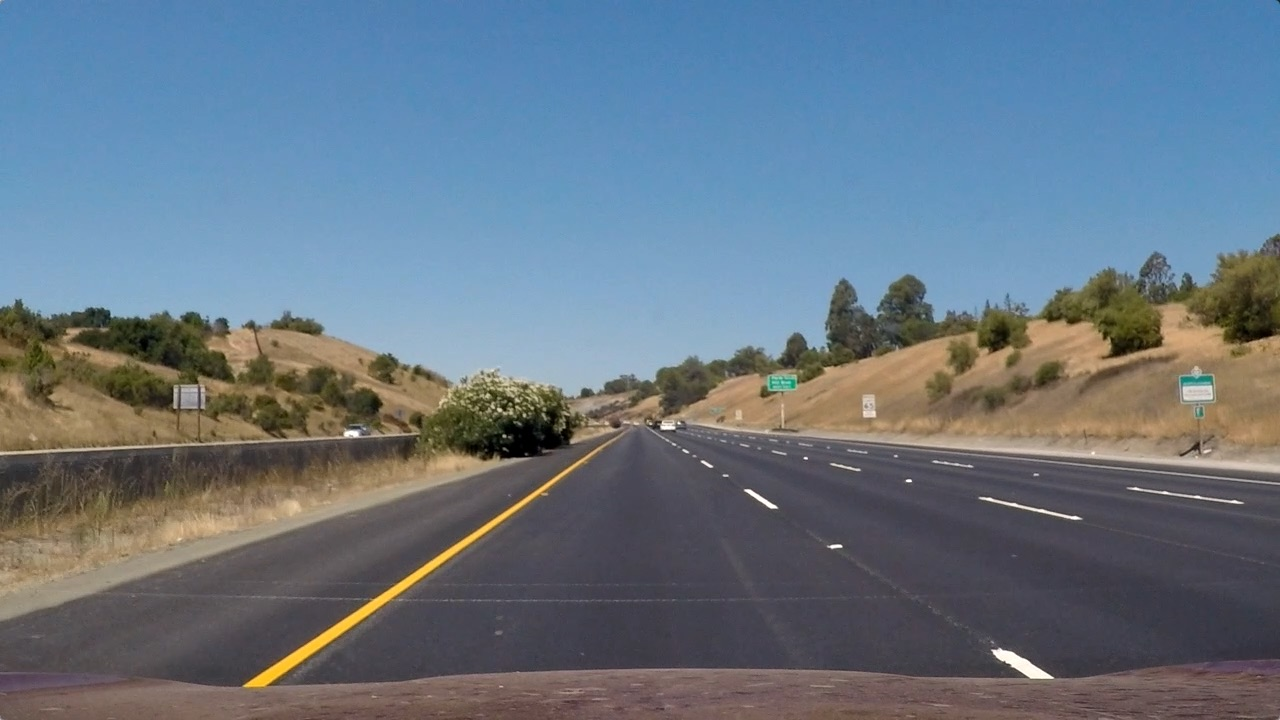
#> input picture term1/CarND-Project4_Advanced-Lane-Lines/test_images/straight_lines1.jpg, 1280 x 720 px
$ jupyter execute combining_gradiant_color.ipynb   (shell and % lines are left out)   (older library calls are emulated)
#> lines starting #> are read from the running program, lines starting #| are printed output that depends on the picture; after the words box and inside, x2 and y2 are one past the last pixel; in counts of white or black regions, pixels touching at a corner belong together
#> further down, image is the input picture: shape (720, 1280, 3); mean R, G, B 103.2, 117.7, 131.2
Camera Calibration with OpenCV
===

### Run the code in the cell below to extract object points and image points for camera calibration.

[cell 1]
import numpy as np
import cv2
import glob
import matplotlib.image as mpimg
import matplotlib.pyplot as plt

[cell 2]
def abs_sobel_thresh_hsv(img, orient='x', sobel_kernel=3, sx_thresh=(0, 255)):
    # Convert
    hsv = cv2.cvtColor(img, cv2.COLOR_RGB2HSV).astype(np.float)
    v_channel = hsv[:,:,2]
    # Apply x or y gradient with the OpenCV Sobel() function
    # and take the absolute value
    sobelx = cv2.Sobel(v_channel, cv2.CV_64F, 1, 0) # Take the derivative in x
    abs_sobelx = np.absolute(sobelx) # Absolute x derivative to accentuate lines away from horizontal
    scaled_sobel = np.uint8(255*abs_sobelx/np.max(abs_sobelx))

    # Threshold x gradient
    sxbinary = np.zeros_like(scaled_sobel)
    sxbinary[(scaled_sobel >= sx_thresh[0]) & (scaled_sobel <= sx_thresh[1])] = 1

    # Return the result
    return sxbinary

[cell 3]
def abs_sobel_thresh(img, orient='x', sobel_kernel=3, sx_thresh=(0, 255)):
    # Convert to grayscale
    #gray = cv2.cvtColor(img, cv2.COLOR_RGB2GRAY)
#> called with orient = 'x', sobel_kernel = 17, sx_thresh = (20, 100)
    hlv = cv2.cvtColor(img, cv2.COLOR_RGB2HLS).astype(np.float)
    l_channel = hlv[:,:,1]
    # Apply x or y gradient with the OpenCV Sobel() function
    # and take the absolute value
    sobelx = cv2.Sobel(l_channel, cv2.CV_64F, 1, 0) # Take the derivative in x
    abs_sobelx = np.absolute(sobelx) # Absolute x derivative to accentuate lines away from horizontal
    scaled_sobel = np.uint8(255*abs_sobelx/np.max(abs_sobelx))

    # Threshold x gradient
    sxbinary = np.zeros_like(scaled_sobel)
    sxbinary[(scaled_sobel >= sx_thresh[0]) & (scaled_sobel <= sx_thresh[1])] = 1

    # Return the result
    return sxbinary

[cell 4]
def s_hls_thresh(img, s_thresh=(0, 255)):
    # Convert to grayscale
    hsv = cv2.cvtColor(img, cv2.COLOR_RGB2HLS).astype(np.float)
    s_channel = hsv[:,:,2]
    # Threshold color channel
    s_binary = np.zeros_like(s_channel)
    s_binary[(s_channel >= s_thresh[0]) & (s_channel <= s_thresh[1])] = 1
    # Return the result
    return s_binary

[cell 5]
def s_hsv_thresh(img, s_thresh=(0, 255)):
    # Convert to grayscale
    hsv = cv2.cvtColor(img, cv2.COLOR_RGB2HSV).astype(np.float)
    s_channel = hsv[:,:,1]
    # Threshold color channel
    s_binary = np.zeros_like(s_channel)
    s_binary[(s_channel >= s_thresh[0]) & (s_channel <= s_thresh[1])] = 1
    # Return the result
    return s_binary

## load image and apply gradiant and color selection

[cell 6]
def pipeline(img, s_thresh=(170, 255), sx_thresh=(20, 100)):
    # Choose a Sobel kernel size
    ksize = 17 # Choose a larger odd number to smooth gradient measurements

    # Apply each of the thresholding functions
    sxbinary = abs_sobel_thresh(image, orient='x', sobel_kernel=ksize, sx_thresh=sx_thresh)
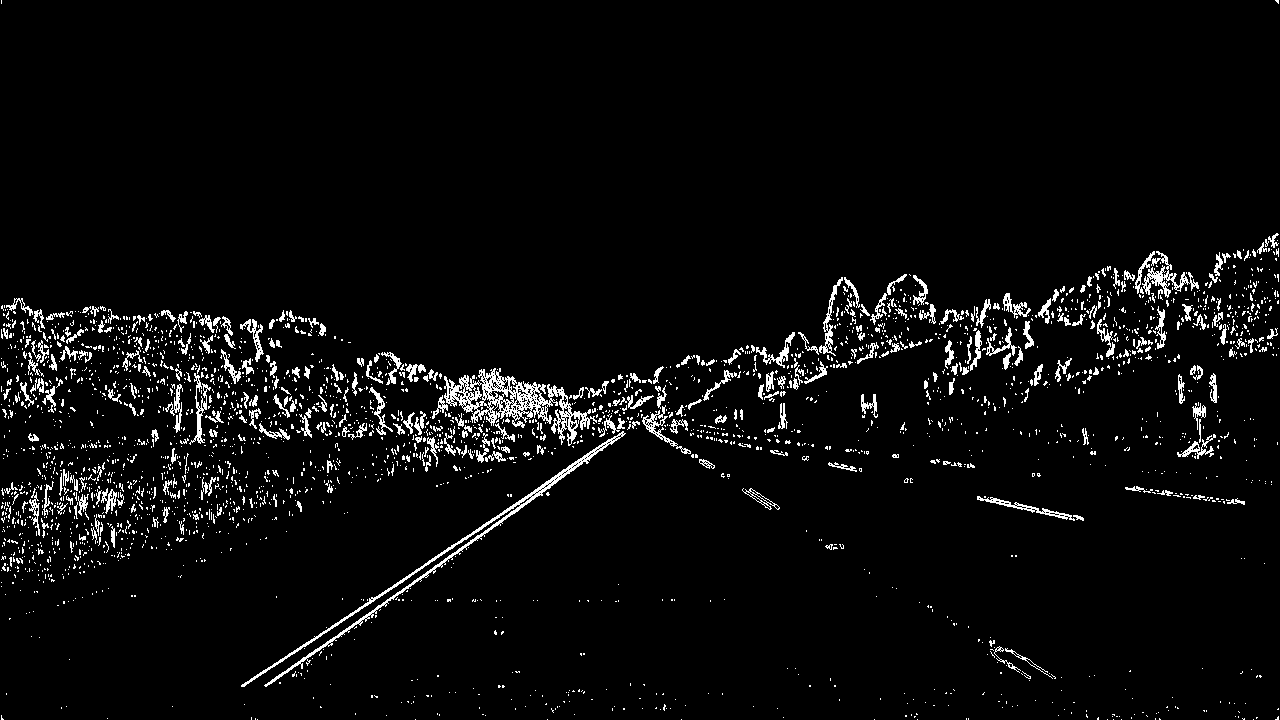
#> sxbinary: shape (720, 1280); values 0 (black) and 1 (white), 4.2% white in thin lines or dots
    s_binary = s_hls_thresh(image, s_thresh=s_thresh)
#> s_binary: shape (720, 1280) float64; values 0 (black) and 1 (white), 0.66% white; 260 white regions (219 under 20 px), largest, box (x1, y1, x2, y2) and area: (245, 468, 571, 688) 2739, (994, 650, 1052, 678) 518, (1245, 329, 1273, 342) 144

    sxbinary_hsv = abs_sobel_thresh_hsv(image, orient='x', sobel_kernel=ksize, sx_thresh=sx_thresh)
#> in abs_sobel_thresh_hsv, `v_channel = hsv[:,:,2]`:
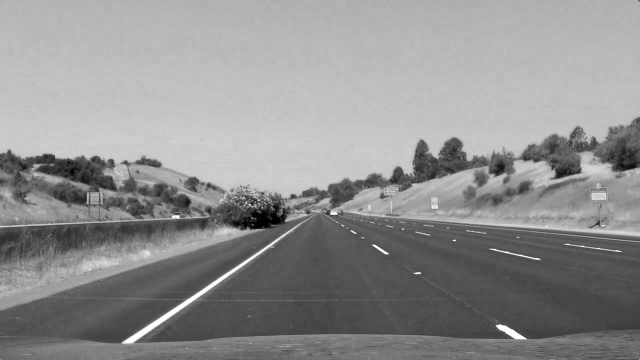
#> v_channel: shape (720, 1280) float64 (shown at 1/2 size); min 0, max 255, mean 143.4
#> sxbinary_hsv: shape (720, 1280); values 0 (black) and 1 (white), 4.5% white in thin lines or dots
    s_binary_hsv = s_hsv_thresh(image, s_thresh=s_thresh)
#> in s_hsv_thresh, `s_channel = hsv[:,:,1]`:
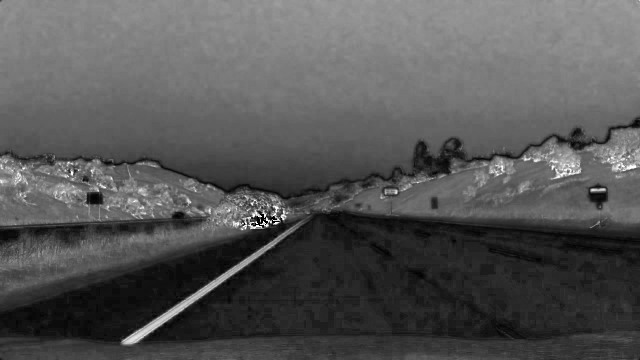
#> s_channel: shape (720, 1280) float64 (shown at 1/2 size); min 0, max 255, mean 85
#> s_binary_hsv: shape (720, 1280) float64; values 0 (black) and 1 (white), 0.98% white; 381 white regions (314 under 20 px), largest, box (x1, y1, x2, y2) and area: (245, 549, 457, 688) 2401, (1102, 318, 1162, 359) 875, (1219, 293, 1280, 343) 805


    # Stack each channel to view their individual contributions in green and blue respectively
    # This returns a stack of the two binary images, whose components you can see as different colors
    color_binary = np.dstack(( np.zeros_like(sxbinary), sxbinary, s_binary))
    color_binary_hsv = np.dstack(( np.zeros_like(sxbinary_hsv), sxbinary_hsv, s_binary_hsv))

    return color_binary , sxbinary , s_binary , color_binary_hsv, sxbinary_hsv , s_binary_hsv

### combine

[cell 7]
image = mpimg.imread('test_images/straight_lines1.jpg')
result, sobelx_binary, schannel_binary, result_hsv, sobelx_binary_hsv, schannel_binary_hsv = pipeline(image)
# Combine the two binary thresholds
combined_binary = np.zeros_like(sobelx_binary)
combined_binary[(schannel_binary == 1) | (sobelx_binary == 1)] = 1

combined_binary_hsv = np.zeros_like(sobelx_binary_hsv)
combined_binary_hsv[(schannel_binary_hsv == 1) | (sobelx_binary_hsv == 1)] = 1

[cell 8]
# Plot the result
f, ((ax2, ax3, ax4, ax5) , (ax6, ax7, ax8, ax9)) = plt.subplots(2, 4, figsize=(24, 12))
f.tight_layout()

#ax1.imshow(image)
#ax1.set_title('Original Image', fontsize=30)

ax2.imshow(result)
ax2.set_title('Pipeline Result', fontsize=20)

ax3.imshow(combined_binary, cmap='gray')
ax3.set_title('Combined Binary', fontsize=20)

ax4.imshow(sobelx_binary, cmap='gray')
ax4.set_title('sobelx_binary', fontsize=20)

ax5.imshow(schannel_binary, cmap='gray')
ax5.set_title('schannel_binary', fontsize=20)

ax6.imshow(result_hsv)
ax6.set_title('Pipeline Result', fontsize=20)

ax7.imshow(combined_binary_hsv, cmap='gray')
ax7.set_title('Combined Binary', fontsize=20)

ax8.imshow(sobelx_binary_hsv, cmap='gray')
ax8.set_title('sobelx_binary', fontsize=20)

ax9.imshow(schannel_binary_hsv, cmap='gray')
ax9.set_title('schannel_binary', fontsize=20)

plt.subplots_adjust(left=0., right=1, top=0.9, bottom=0.)
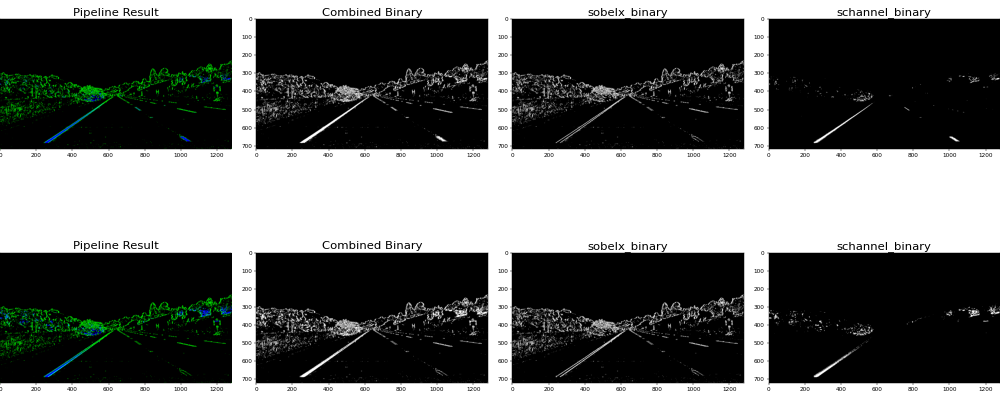
#> figure drawn by matplotlib, 8 panels

$ run again, with term1/CarND-Project4_Advanced-Lane-Lines/test_images/straight_lines2.jpg copied over term1/CarND-Project4_Advanced-Lane-Lines/test_images/straight_lines1.jpg
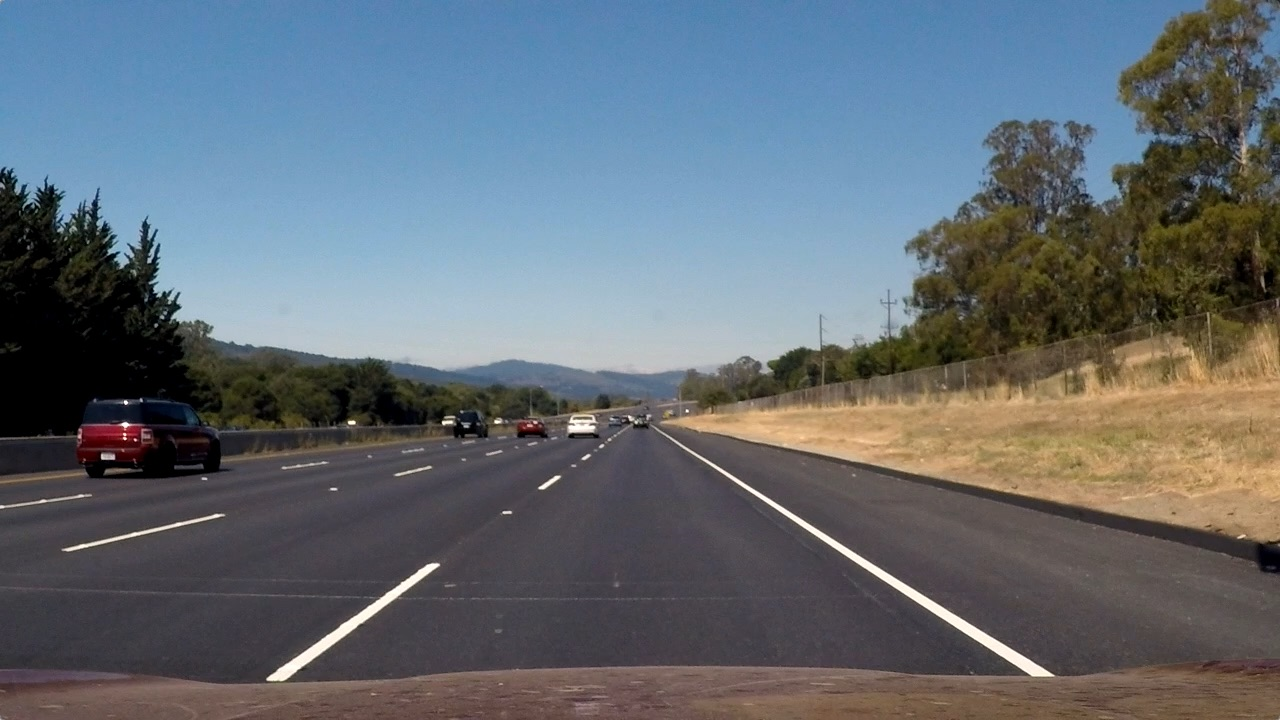
#> input picture term1/CarND-Project4_Advanced-Lane-Lines/test_images/straight_lines2.jpg, 1280 x 720 px
#> image is the input picture: shape (720, 1280, 3); mean R, G, B 99.4, 107.7, 115.1
#> in pipeline, `sxbinary = abs_sobel_thresh(image, orient='x', sobel_kernel=ksize, sx_..`:
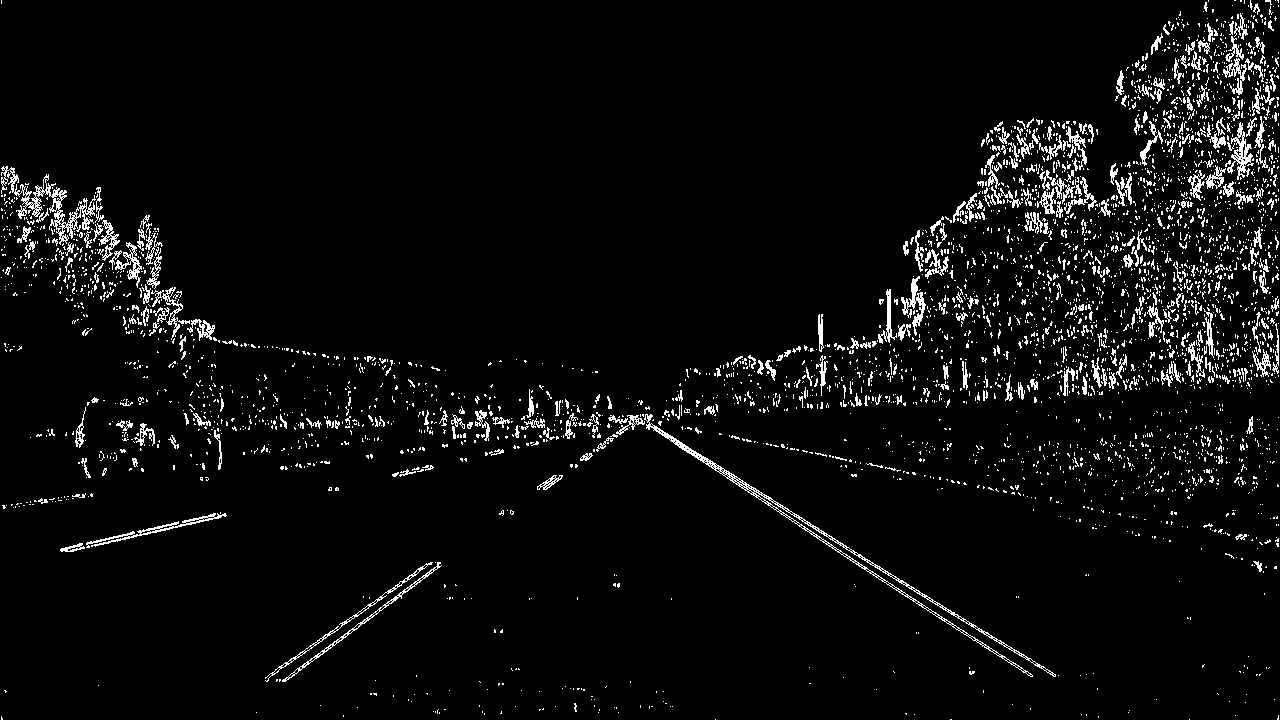
#> sxbinary: shape (720, 1280); values 0 (black) and 1 (white), 4.5% white in thin lines or dots
#> s_binary: shape (720, 1280) float64; values 0 (black) and 1 (white), 2.1% white; 926 white regions (777 under 20 px), largest, box (x1, y1, x2, y2) and area: (718, 468, 1053, 676) 2397, (268, 564, 438, 680) 1506, (116, 429, 212, 466) 878
#> s_binary_hsv: shape (720, 1280) float64; values 0 (black) and 1 (white), 3% white; 973 white regions (795 under 20 px), largest, box (x1, y1, x2, y2) and area: (1116, 196, 1280, 320) 6653, (77, 426, 220, 478) 3667, (132, 403, 188, 425) 965
#> in pipeline, `color_binary_hsv = np.dstack(( np.zeros_like(sxbinary_hsv), sxbinary_h..`:
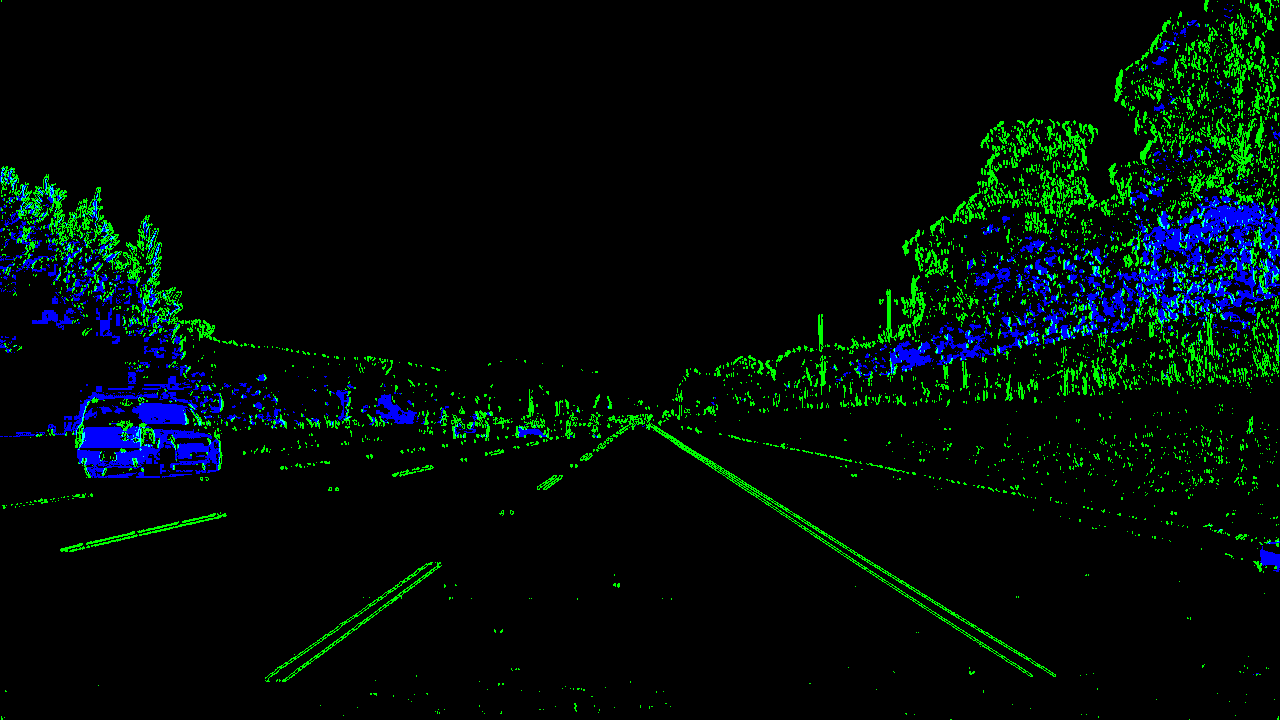
#> color_binary_hsv: shape (720, 1280, 3) float64; mean of channels 0, 1, 2 0, 0.0454, 0.0305; drawn as R, G, B
